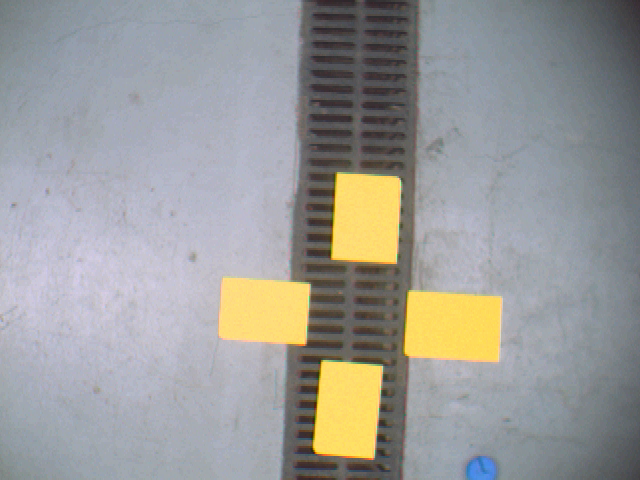
#> input picture 8-color_classification/yellowtargets.png, 640 x 480 px
$ jupyter execute classification.ipynb
#> lines starting #> are read from the running program, lines starting #| are printed output that depends on the picture; after the words box and inside, x2 and y2 are one past the last pixel; in counts of white or black regions, pixels touching at a corner belong together
[cell 1]
import cv2
import numpy as np
import matplotlib.pyplot as plt
from matplotlib import colors
from sklearn.cluster import KMeans
from scipy.ndimage import center_of_mass
from scipy.ndimage import label

## Read image and convert to RGB

[cell 2]
def imshow(img):
    plt.figure(figsize=(8, 6), dpi=80)
    plt.imshow(img)
    plt.axis('off')
    plt.show()

[cell 3]
img_path = "yellowtargets.png"
img = cv2.imread(img_path)
#> img is the input picture: shape (480, 640, 3); mean B, G, R 153.5, 155.1, 154.9
img = cv2.cvtColor(img, cv2.COLOR_BGR2RGB)
imshow(img)

[cell 4]
def rgb_splitter(image):
    rgb_list = ['Reds','Greens','Blues']
    fig, ax = plt.subplots(1, 3, figsize=(17,7), sharey = True)
    for i in range(3):
        ax[i].imshow(image[:,:,i], cmap = rgb_list[i])
        ax[i].set_title(rgb_list[i], fontsize = 22)
        ax[i].axis('off')
    fig.tight_layout()

rgb_splitter(img)
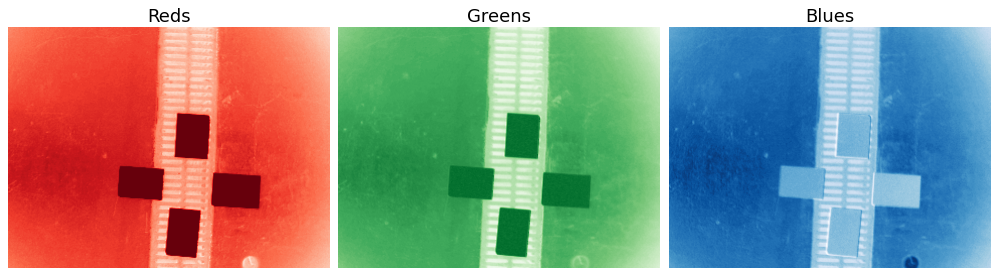
#> figure drawn by matplotlib, 3 panels

I will apply a Gaussian blur because the edges of our images are a bit weird and not smooth. This affects the clustering and the binary image later on.

[cell 5]
img = cv2.GaussianBlur(img, (5, 5), 1.5)

## Chromaticity and chromatic plane

[cell 6]
Y = img.sum(axis=2) # R + G + B
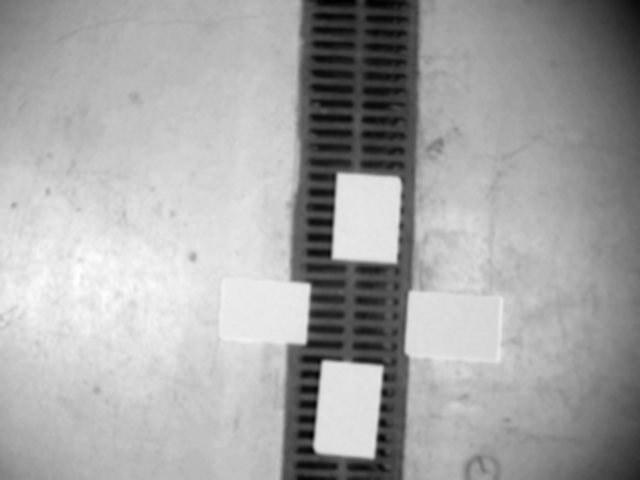
#> Y: shape (480, 640) uint64; min 131, max 643, mean 463.4; drawn with min black and max white
r = img[:,:,0] / Y
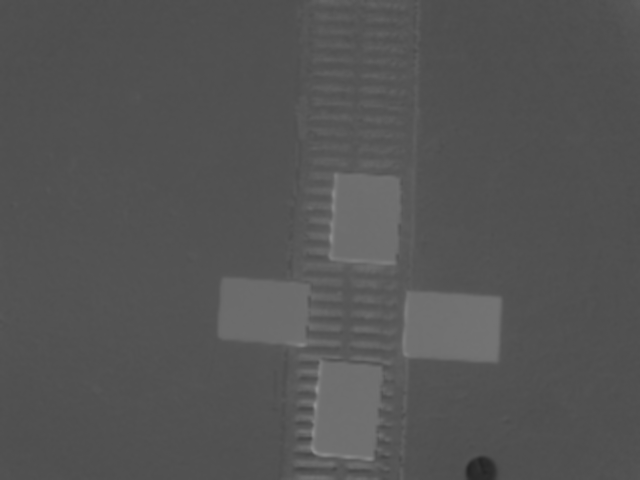
#> r: shape (480, 640) float64; min 0.146, max 0.57, mean 0.334
g = img[:,:,1] / Y

one_matrix = np.ones_like(float, shape=r.shape)
b = one_matrix- (r + g)

[cell 7]
img_chromatic_rgb = cv2.merge([np.uint8(r*255),
                               np.uint8(g*255),
                               np.uint8(b*255)])
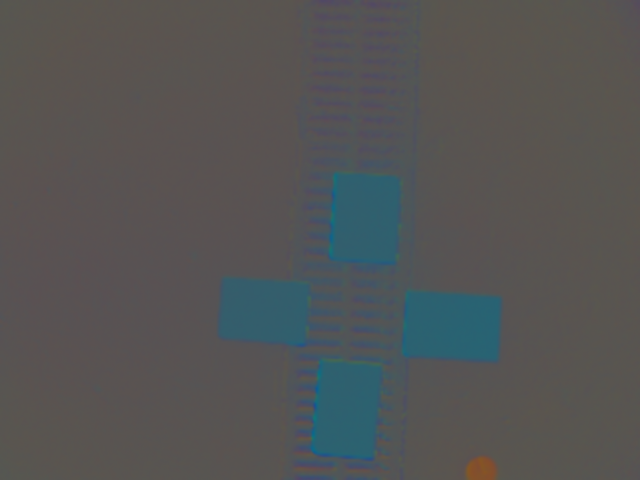
#> img_chromatic_rgb: shape (480, 640, 3); mean of channels 0, 1, 2 84.7, 84.8, 84.1; drawn as B, G, R
imshow(img_chromatic_rgb)

[cell 8]
def RG_Chroma_plotter(red, green):
    p_color = [(r, g, 1-r-g) for r,g in zip(red.flatten(), green.flatten())]
#> p_color = 307200 items

    norm = colors.Normalize(vmin=0,vmax=1.)
    norm.autoscale(p_color)
    p_color = norm(p_color).tolist()

    fig = plt.figure(figsize=(8, 6), dpi=100)
    ax = fig.add_subplot(111)
    ax.scatter(red.flatten(),
                green.flatten(),
                c = p_color, alpha = 0.40)
    ax.set_xlabel('Red Channel', fontsize = 20)
    ax.set_ylabel('Green Channel', fontsize = 20)
    ax.set_xlim([0, 1])
    ax.set_ylim([0, 1])
    plt.show()
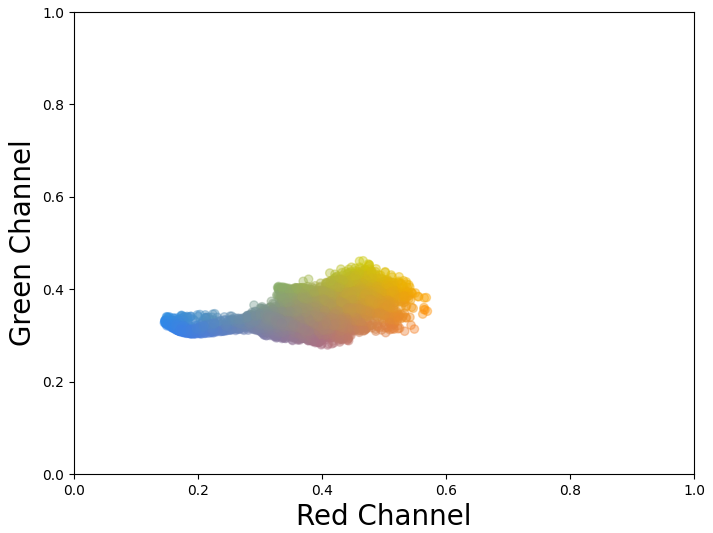
#> figure drawn by matplotlib, 1 panel

RG_Chroma_plotter(r, g)

## Kmeans

[cell 9]
# Flatten the chromaticity coordinates for clustering
chromaticity = np.float32(np.stack([r.flatten(), g.flatten()], axis=1))
#> chromaticity = 307200 pairs, first value 0.146 to 0.57, second value 0.279 to 0.462

[cell 10]
kmeans = KMeans(n_clusters=7, random_state=42).fit(chromaticity)
labels = kmeans.labels_.reshape(r.shape)
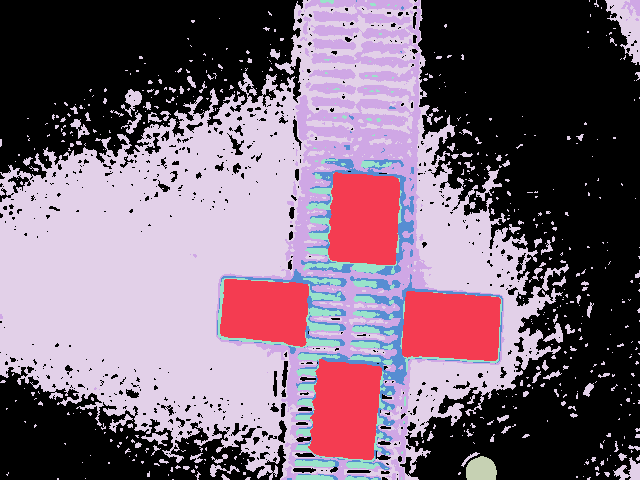
#> labels: shape (480, 640) int32; 7 distinct labels, from 0 to 6; one colour per label, 0 black

[cell 11]
# Plot the chromaticity plane with clusters
plt.figure(figsize=(10, 6))
plt.scatter(chromaticity[:, 0], chromaticity[:, 1], c=kmeans.labels_, s=1, alpha=0.35, cmap='tab10')
plt.scatter(kmeans.cluster_centers_[:, 0], kmeans.cluster_centers_[:, 1], c="black", marker="o", s=50, label="Centroids")
plt.xlabel("Chromaticity r")
plt.ylabel("Chromaticity g")
plt.title("Chromaticity Plane with K-means Clusters")
plt.legend()
plt.show()
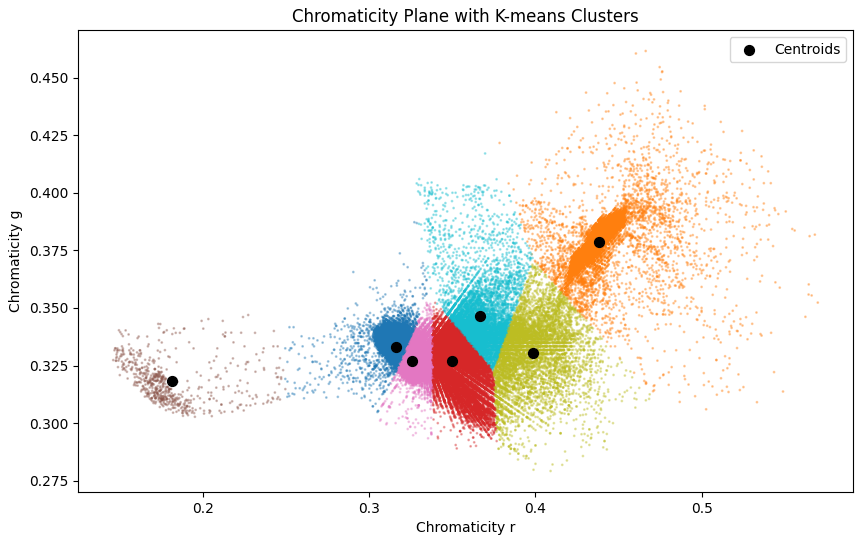
#> figure drawn by matplotlib, 1 panel

[cell 12]
predictions = kmeans.predict(chromaticity)
img_labels = predictions.reshape(r.shape)
imshow(img_labels)

Getting yellow cluster using pixel reference

[cell 13]
yellow_pixel_reference = img_chromatic_rgb[400, 350]
#> yellow_pixel_reference = [111, 96, 46]
yellow_pixel_reference
#> Out = [111, 96, 46]

[cell 14]
yellow_cluster = img_labels[400, 350]
#> yellow_cluster = 1
print(yellow_cluster)
#| 1

Creating binary image with target yellow pixels class

[cell 15]
binary_image = (labels == yellow_cluster).astype(np.uint8)
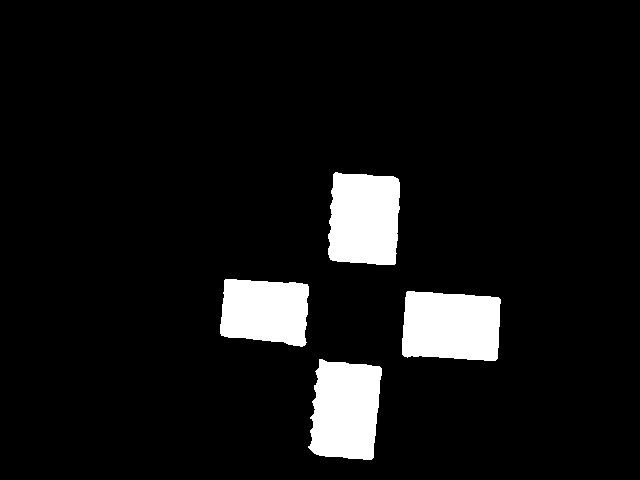
#> binary_image: shape (480, 640); values 0 (black) and 1 (white), 7.6% white; 4 white regions, box (x1, y1, x2, y2) and area: (402, 291, 501, 361) 6184, (308, 359, 382, 460) 6068, (328, 172, 400, 265) 5987, (220, 279, 309, 347) 5086

plt.figure(figsize=(10, 6))
plt.imshow(binary_image, cmap="gray")
plt.title("Binary image for targets")
plt.axis("off")
plt.show()

## Centroid targets

[cell 16]
labeled_array, num_features = label(binary_image)
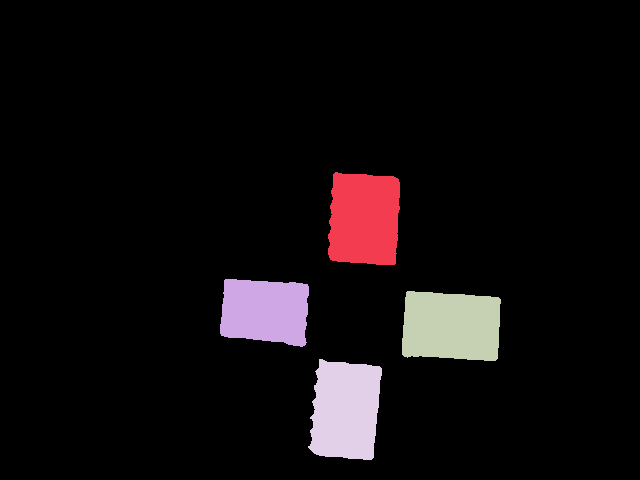
#> labeled_array: shape (480, 640) int32; 5 distinct labels, from 0 to 4; one colour per label, 0 black
#> num_features = 4
print(f"Number of yellow targets found: {num_features}")
#| Number of yellow targets found: 4

# Calculate centroids of each target
centroids = center_of_mass(binary_image, labeled_array, range(1, num_features + 1))
#> centroids = [(218.6, 363.9), (310.8, 264.8), (325.8, 450.8), (409.8, 345.2)]

plt.figure(figsize=(10, 6))
plt.imshow(binary_image, cmap="gray")
plt.title("Binary image with centroids")
plt.axis("off")

# Add centroids to image
for centroid in centroids:
    plt.plot(centroid[1], centroid[0], "yo")  # (inverted y, x)
#> this loop made 4 passes
plt.tight_layout()
plt.savefig("target_center")
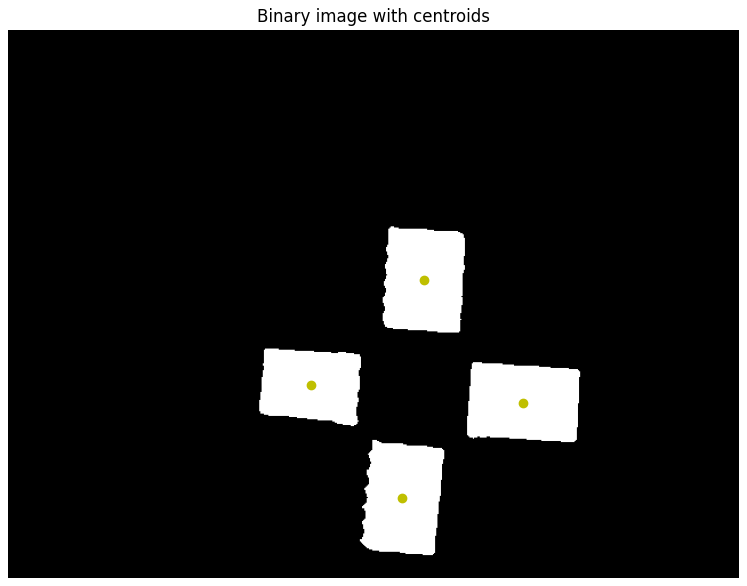
#> figure drawn by matplotlib, 1 panel
plt.show()

print("Centroids:")
for i, centroid in enumerate(centroids, 1):
    print(f"Alvo {i}: {centroid}")
